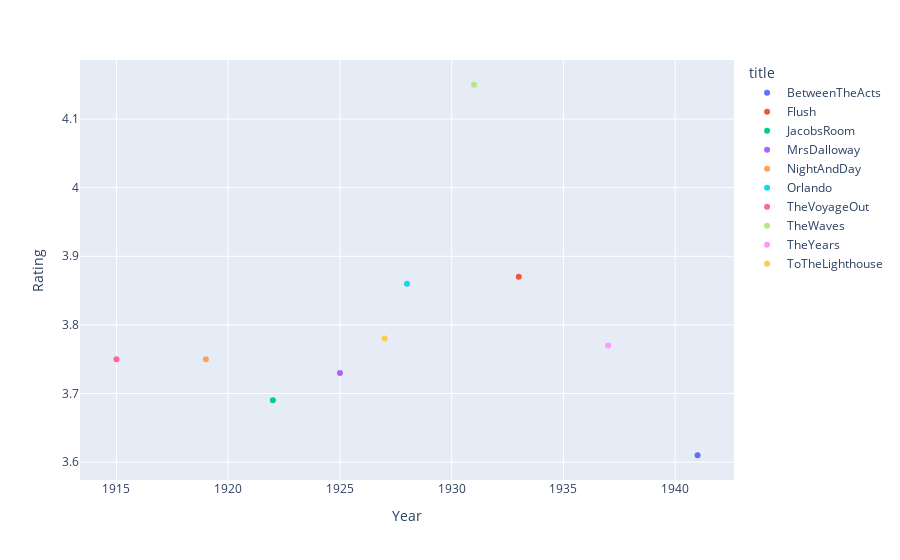

Notebook source saved alongside this figure:
### Markdown cell above
## Riff #3: Scatter plot

### Code cell
px.scatter(
    LIB,
    x="year",
    y="goodreads",           # optional
    color = 'title',         # adds line of best fit
    labels={"year": "Year", "goodreads": "Rating"}
)

### Figure 1 — Plotly figure (JSON) as saved in the notebook; plotly's stock layout.template omitted (floating-point values rounded to 4 significant figures)
{"data": [{"hovertemplate": "title=BetweenTheActs<br>Year=%{x}<br>Rating=%{y}<extra></extra>", "legendgroup": "BetweenTheActs", "marker": {"color": "#636efa", "symbol": "circle"}, "mode": "markers", "name": "BetweenTheActs", "orientation": "v", "showlegend": true, "type": "scatter", "x": [1941], "xaxis": "x", "y": [3.61], "yaxis": "y"}, {"hovertemplate": "title=Flush<br>Year=%{x}<br>Rating=%{y}<extra></extra>", "legendgroup": "Flush", "marker": {"color": "#EF553B", "symbol": "circle"}, "mode": "markers", "name": "Flush", "orientation": "v", "showlegend": true, "type": "scatter", "x": [1933], "xaxis": "x", "y": [3.87], "yaxis": "y"}, {"hovertemplate": "title=JacobsRoom<br>Year=%{x}<br>Rating=%{y}<extra></extra>", "legendgroup": "JacobsRoom", "marker": {"color": "#00cc96", "symbol": "circle"}, "mode": "markers", "name": "JacobsRoom", "orientation": "v", "showlegend": true, "type": "scatter", "x": [1922], "xaxis": "x", "y": [3.69], "yaxis": "y"}, {"hovertemplate": "title=MrsDalloway<br>Year=%{x}<br>Rating=%{y}<extra></extra>", "legendgroup": "MrsDalloway", "marker": {"color": "#ab63fa", "symbol": "circle"}, "mode": "markers", "name": "MrsDalloway", "orientation": "v", "showlegend": true, "type": "scatter", "x": [1925], "xaxis": "x", "y": [3.73], "yaxis": "y"}, {"hovertemplate": "title=NightAndDay<br>Year=%{x}<br>Rating=%{y}<extra></extra>", "legendgroup": "NightAndDay", "marker": {"color": "#FFA15A", "symbol": "circle"}, "mode": "markers", "name": "NightAndDay", "orientation": "v", "showlegend": true, "type": "scatter", "x": [1919], "xaxis": "x", "y": [3.75], "yaxis": "y"}, {"hovertemplate": "title=Orlando<br>Year=%{x}<br>Rating=%{y}<extra></extra>", "legendgroup": "Orlando", "marker": {"color": "#19d3f3", "symbol": "circle"}, "mode": "markers", "name": "Orlando", "orientation": "v", "showlegend": true, "type": "scatter", "x": [1928], "xaxis": "x", "y": [3.86], "yaxis": "y"}, {"hovertemplate": "title=TheVoyageOut<br>Year=%{x}<br>Rating=%{y}<extra></extra>", "legendgroup": "TheVoyageOut", "marker": {"color": "#FF6692", "symbol": "circle"}, "mode": "markers", "name": "TheVoyageOut", "orientation": "v", "showlegend": true, "type": "scatter", "x": [1915], "xaxis": "x", "y": [3.75], "yaxis": "y"}, {"hovertemplate": "title=TheWaves<br>Year=%{x}<br>Rating=%{y}<extra></extra>", "legendgroup": "TheWaves", "marker": {"color": "#B6E880", "symbol": "circle"}, "mode": "markers", "name": "TheWaves", "orientation": "v", "showlegend": true, "type": "scatter", "x": [1931], "xaxis": "x", "y": [4.15], "yaxis": "y"}, {"hovertemplate": "title=TheYears<br>Year=%{x}<br>Rating=%{y}<extra></extra>", "legendgroup": "TheYears", "marker": {"color": "#FF97FF", "symbol": "circle"}, "mode": "markers", "name": "TheYears", "orientation": "v", "showlegend": true, "type": "scatter", "x": [1937], "xaxis": "x", "y": [3.77], "yaxis": "y"}, {"hovertemplate": "title=ToTheLighthouse<br>Year=%{x}<br>Rating=%{y}<extra></extra>", "legendgroup": "ToTheLighthouse", "marker": {"color": "#FECB52", "symbol": "circle"}, "mode": "markers", "name": "ToTheLighthouse", "orientation": "v", "showlegend": true, "type": "scatter", "x": [1927], "xaxis": "x", "y": [3.78], "yaxis": "y"}], "layout": {"autosize": true, "legend": {"title": {"text": "title"}, "tracegroupgap": 0}, "margin": {"t": 60}, "xaxis": {"anchor": "y", "autorange": true, "domain": [0, 1], "range": [1913.0, 1943.0], "title": {"text": "Year"}, "type": "linear"}, "yaxis": {"anchor": "x", "autorange": true, "domain": [0, 1], "range": [3.568, 4.192], "title": {"text": "Rating"}, "type": "linear"}}}
